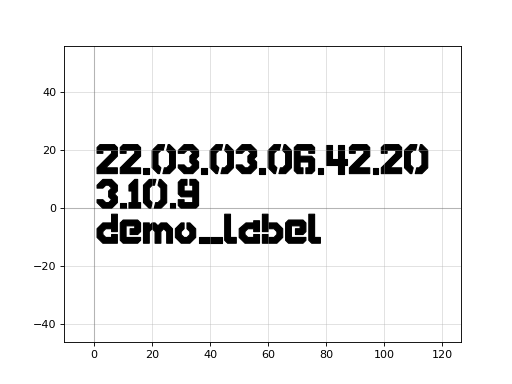

Python code for this plot:
import gdsfactory as gf

c = gf.components.version_stamp(labels=('demo_label',), with_qr_code=False, layer=(1, 0), pixel_size=1, version='3.10.9', text_size=10)
c.plot()
